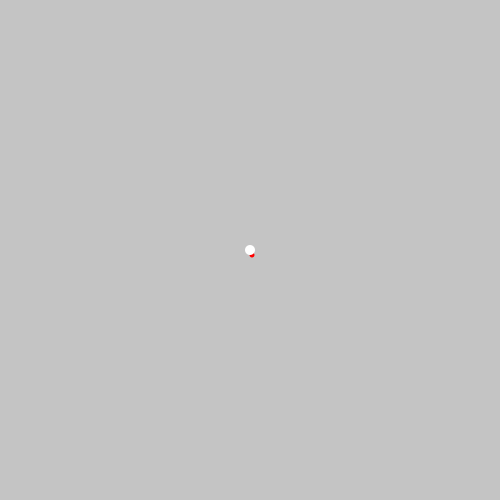
Frame 1 (no input)
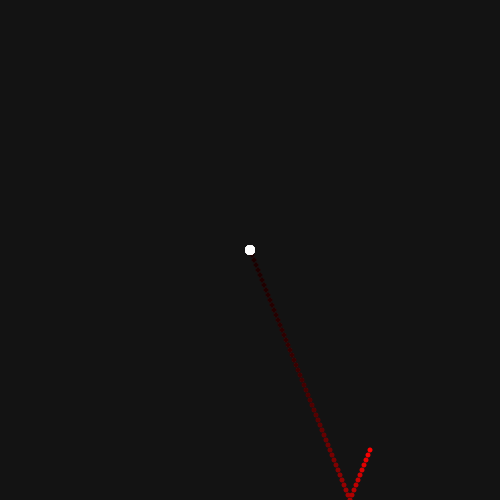
Frame 60 (the mouse pressed at the canvas centre just before this capture)
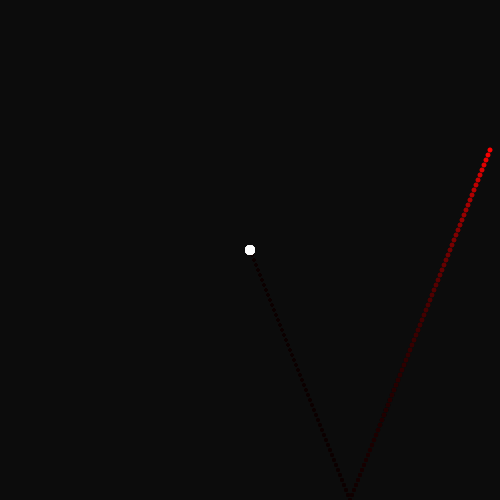
Frame 120 (the mouse held since frame 60 and released just before this capture)

The Processing sketch that drew these frames (run headless with seeded random() and noise(); from frame 60 on, the mouse is pressed at the canvas centre):

// Processing sketch: IncrementalMoveAndKeyboardInteraction
// ── IncrementalMoveAndKeyboardInteraction.pde
/*
INCREMENTAL MOVEMENT and BASIC KEYBOARD INTERACTION
 Jeff Thompson
 April 2011
 
 Uses keyPressed commands to move a circle using the arrow keys and bounces
 a red ball, reversing direction when it hits the sides of the screen.
 
 www.jeffreythompson.org
  
 */

// "YOU" VARIABLES
float youX,youY;        // floats (as opposed to ints) allows slower than 1px movement
float youSpeed = 0.5;
int youSize = 10;       // diameter of "you" in pixels

// BOUNCING BALL VARIABLES
float ballX,ballY;
float ballSpeedX = 2;
float ballSpeedY = 5;
int ballSize = 5;       // diamter of the ball in pixels


void setup() {
  
  // basic setup stuff
  size(500,500);
  smooth();
  noStroke();
  
  // start "you" and ball in the center of the screen
  youX = width/2;
  youY = height/2;
  ballX = width/2;
  ballY = height/2;
  
}

void draw() {

  // fill the screen on re-draw
  fill(0,10);                        // black with alpha, leaving nice trails behind
  rect(0,0, width,height);           // fill the screen solid
  
  
  // BOUNCE THE RED BALL 
  
  // update position based on current speed x and y
  ballX += ballSpeedX;
  ballY += ballSpeedY;
  
  // if the ball has hit the sides of the screen, reverse direction
  if (ballX <= 0 || ballX >= width) {    // if at right OR left side
    ballSpeedX *= -1;                    // multiply by -1, reversing direction
  }
  if (ballY <=0 || ballY >= height) {    // if at top OR bottom
    ballSpeedY *= -1;                    // do the same
  }
  
  // draw the ball itself
  fill(255,0,0);
  ellipse(ballX,ballY, ballSize,ballSize);
  
  
  
  // UPDATE "YOU" WHEN ARROW KEYS ARE PRESSED
  
  // check if keys are pressed, and if so which?
  if (keyPressed) {
    if (key == CODED) {                      // arrow keys are special, considered "coded"

      if (keyCode == RIGHT && youX<width) {  // if right and we're not offscreen, update the direction
        youX += youSpeed;                       // increment position to the right
      }
      if (keyCode == LEFT && youX>0) {       // etc
        youX -= youSpeed;
      }
      if (keyCode == UP && youY>0) {         // etc
        youY -= youSpeed;
      }
      if (keyCode == DOWN && youY<height) {  // etc
        youY += youSpeed;
      }
    }
  }
  
  // draw "you" as a circle at x,y
  fill(255);
  ellipse(youX,youY, youSize,youSize);
  
}
